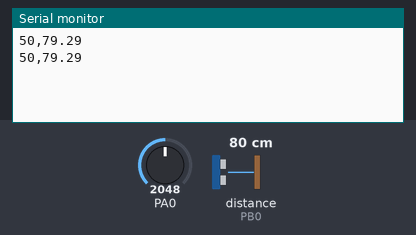
The sketch below on a simulated STM32 Blue Pill. On the bench: the last lines printed to the serial monitor. Wiring (inferred from the names in the program): ultrasonic range finder: trigger PB1; echo PB0. The inputs (shaded band) are chosen by the test bench; at power-on: distance to the obstacle (sensor on PB0) 80 cm, PA0 = 2048. The echo pulse lasts 58.3 µs per cm; no radio packets arrive unless stated.

Above: at 1.8 s.
1.9 s: distance to the obstacle (sensor on PB0) set to 2 cm
At 2.5 s:
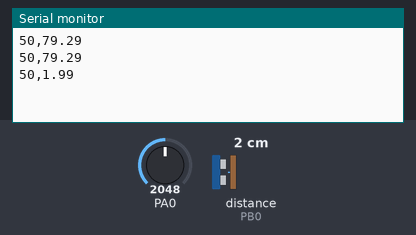
3.4 s: PA0 set to 2866
At 3.4 s:
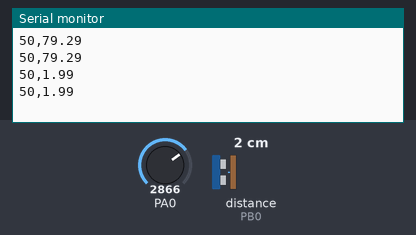
4.9 s: distance to the obstacle (sensor on PB0) set to 4 cm
At 6.2 s:
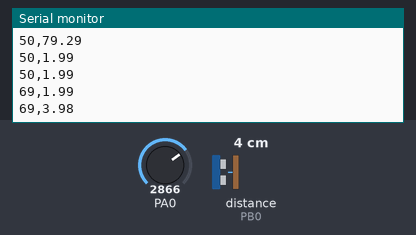
6.4 s: PA0 set to 3603
At 7.3 s:
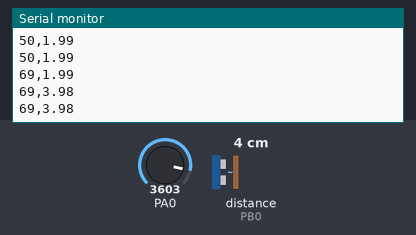
Timing chart, 0 to 8.9 s (numbered marks = the images above; inputs shaded):
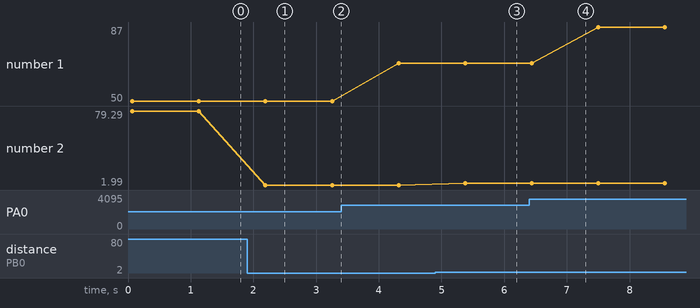

The sketch:

Transmitter.ino
```cpp
#include <RH_ASK.h>                             //RadioHead library


#define trigPin PB1                             //Sets the Trigpin of Ultrasonic sensor as PB1


#define echoPin PB0                             //Sets the echoPin of Ultrasonic sensor as PB0


RH_ASK rf_driver(2000, PA9, PA10);              //Sets Pin PA9 as receiver and PA10 as transmitterand 2000 as Speed


String transmit_pwm;                            //Strings to store string value


String transmit_distance;


String transmit;


void setup()


{


    // Initialize ASK Object


    rf_driver.init();


    Serial.begin(9600);


    pinMode(PA0,INPUT);


    pinMode(echoPin,INPUT);


    pinMode(trigPin,OUTPUT);


}


void loop()


{


    int analoginput = analogRead(PA0);                    // ADC value from pin PA0 connected to Potentiometer


    int pwmvalue = map(analoginput,0,4096,0,100);         // Converts 0 to 4096 into 0 to 100


    digitalWrite(trigPin, LOW);                           //Makes TrigPin of Ultrasonic LOW


    delayMicroseconds(2);


    digitalWrite(trigPin, HIGH);                          //Makes TrigPin of Ultrasonic HIGH


    delayMicroseconds(10);


    digitalWrite(trigPin, LOW);                           //Makes TrigPin of Ultrasonic LOW


    long duration = pulseIn(echoPin, HIGH);               //Receives the Echo signal reflected


    float distance= duration*0.034/2;                     //Calculates distance in CM of object


    transmit_pwm = String(pwmvalue);                      //Convert value into string


    transmit_distance = String(distance);                 //Convert value into string


    transmit = transmit_pwm + "," + transmit_distance;    //Adds two String in one line


    const char *msg = transmit.c_str();                   //


    rf_driver.send((uint8_t *)msg, strlen(msg));          //Sends the String


    rf_driver.waitPacketSent();


    Serial.println(msg);                                  //Serial Print value for debug


    delay(1000);


}
```

Measured:
- after the input at 1.9 s, the serial monitor: prints a new line after 0.29 s (image 1)
- after the input at 4.9 s, the serial monitor: prints a new line after 0.48 s (image 3)
- plotted number 1: 50 → 69 after the input at 3.4 s, 69 → 87 after the input at 6.4 s
- plotted number 2: 79.29 → 1.99 after the input at 1.9 s, 1.99 → 3.98 after the input at 4.9 s
